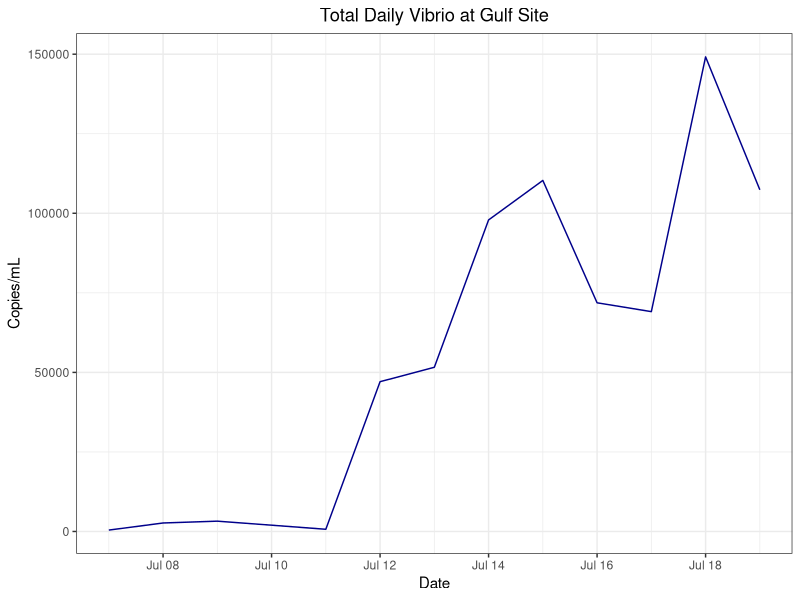
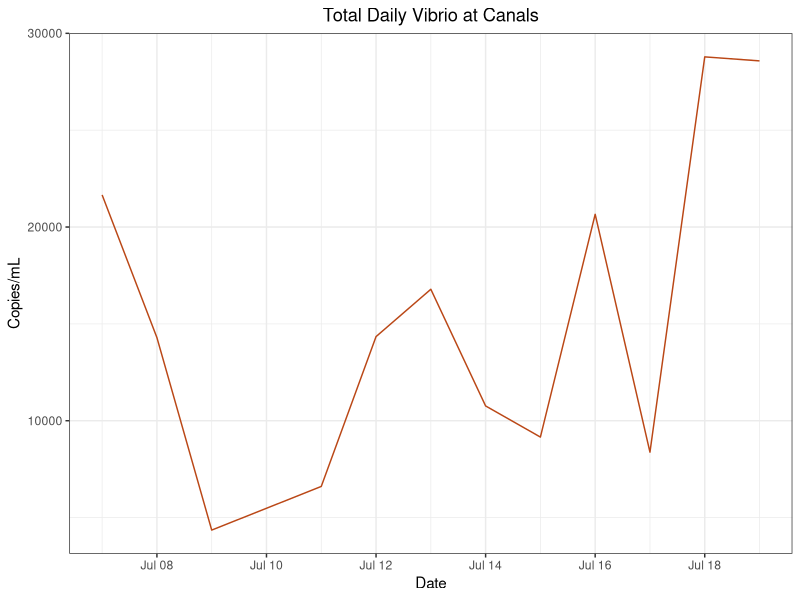
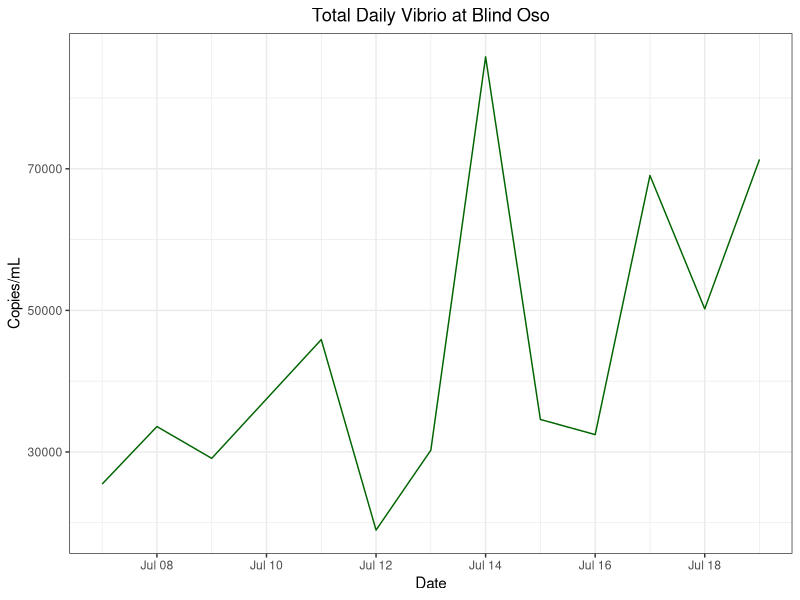
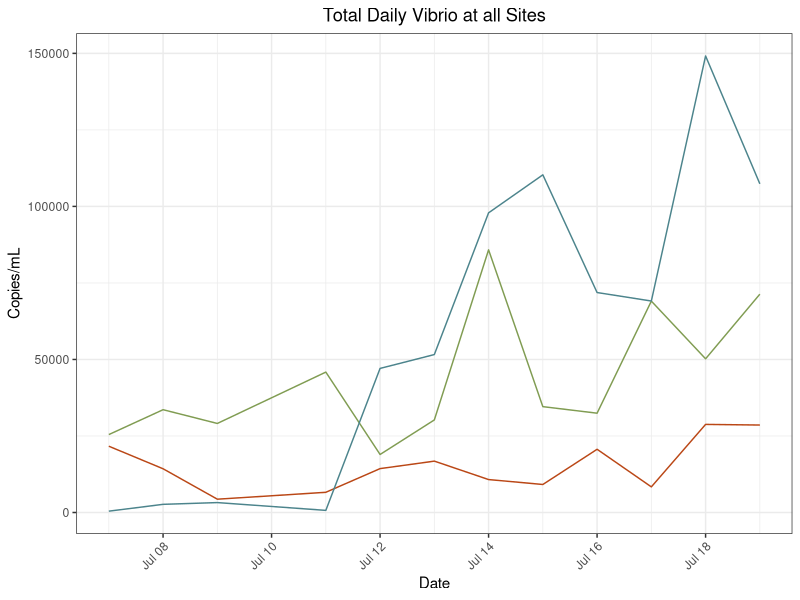
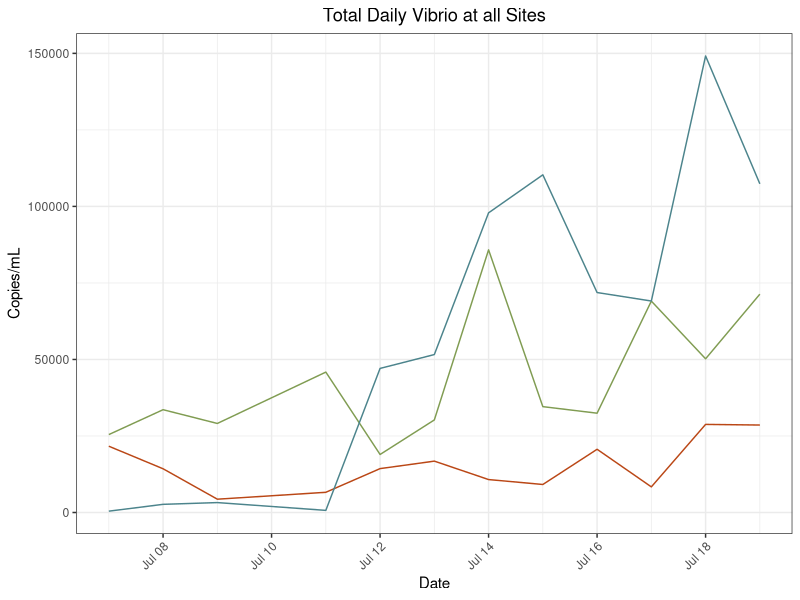

The R source for these figures, in order:
## ---- chunk 1
library(tidyverse)
library(here)
## ---- chunk 2
data<- read_csv(here("data", "processed_data", "tx_master.csv")) 
## ---- chunk 3
#Daily All Sites
daily<- data %>%
  select(date,copies_mL,site,Type) %>%
  filter(Type %in% "Daily") %>%
drop_na() #Get rid of NAs


#Daily by Site
bo_daily <- daily %>% filter(site %in% "Blind Oso") #Blind Oso Bay
c2_daily <- daily %>% filter(site %in% "Canals") #Canals
rd_daily <- daily %>% filter(site %in% "Gulf") #Gulf Site



## ---- chunk 4
rd_daily %>%
  ggplot() +geom_line(
    aes(x = date,
        y = copies_mL),
    color = "darkblue") +
  theme_bw() +
  labs(
    x = "Date",
    y = "Copies/mL",
    title = "Total Daily Vibrio at Gulf Site") +
  theme(plot.title = element_text(hjust = 0.5))
## ---- chunk 5
c2_daily %>%
  ggplot() +geom_line(
    aes(x = date,
        y = copies_mL),
    color = "#ba4716") +
  theme_bw() +
  labs(
    x = "Date",
    y = "Copies/mL",
    title = "Total Daily Vibrio at Canals") +
  theme(plot.title = element_text(hjust = 0.5))
## ---- chunk 6
bo_daily %>%
  ggplot() +geom_line(
    aes(x = date,
        y = copies_mL),
    color = "darkgreen") +
  theme_bw() +
  labs(
    x = "Date",
    y = "Copies/mL",
    title = "Total Daily Vibrio at Blind Oso") +
  theme(plot.title = element_text(hjust = 0.5))
## ---- chunk 7
tot_vib<- daily %>% ggplot()+geom_line(
  aes(x = date,
      y = copies_mL,
      color = site))+
  #facet_wrap(~site) +
  theme_bw()+
  labs(
    x = "Date",
    y = "Copies/mL",
    title = "Total Daily Vibrio at all Sites") +
  theme(plot.title = element_text(hjust = 0.5)) + #center title
  theme(axis.text.x = element_text(angle = 45, hjust = 1)) + #Tilt x axis labels 
  theme(legend.position = "none") + #Removes legend 
  scale_color_manual(values = c("Blind Oso" = "#809C52",
                                "Canals" = "#ba4716",
                                "Gulf" = "#4c848c"))

tot_vib

ggsave(here("results", "plots", "total_vib.png"))
